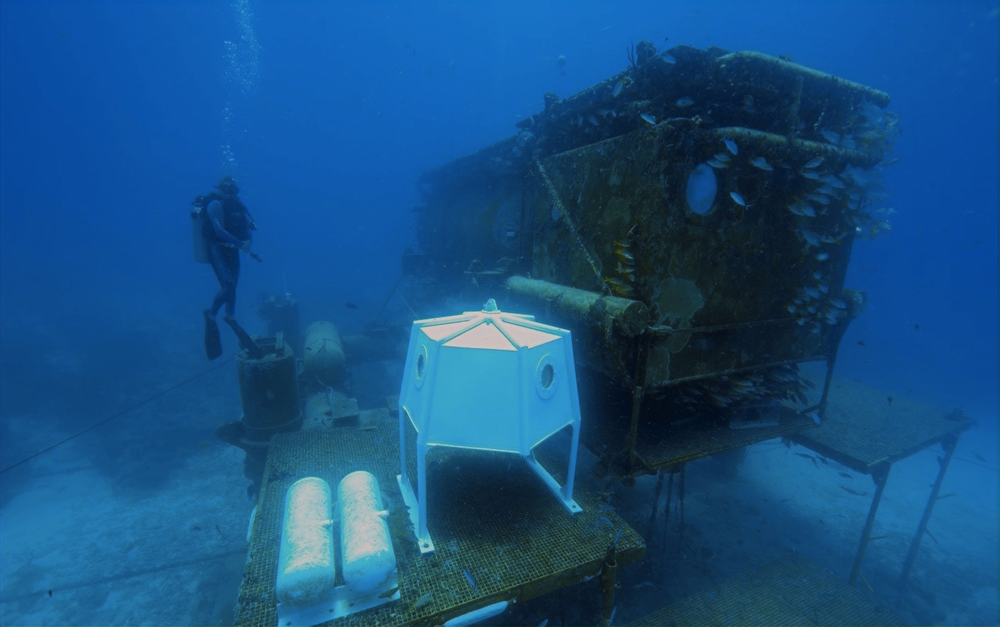
#> input picture PPT/new/10_img_.png, 1000 x 627 px, shrunk from 1280 x 803 before the run; its folder holds only this picture in this run
$ python -i FKY-WBP.py   (imports and definitions only)
#> lines starting #> are read from the running program, lines starting #| are printed output that depends on the picture
#> further down, picture is the input picture: shape (627, 1000, 3); mean B, G, R 131.2, 80.6, 22.5
import cv2
import numpy as np
import os

def FKY_white_balance_pro(img):
    '''
    动态阈值算法
    算法分为两个步骤：白点检测和白点调整。
    只是白点检测不是与完美反射算法相同的认为最亮的点为白点，而是通过另外的规则确定
    :param img: cv2.imread读取的图片数据
    :return: 返回的白平衡结果图片数据
    '''

    b, g, r = cv2.split(img)
    """
    YUV空间
    """
    def con_num(x):
        if x > 0:
            return 1
        if x < 0:
            return -1
        if x == 0:
            return 0
    yuv_img = cv2.cvtColor(img, cv2.COLOR_BGR2YCrCb)
#> yuv_img: shape (627, 1000, 3); mean of channels 0, 1, 2 69, 94.8, 163.1
    (y, u, v) = cv2.split(yuv_img)
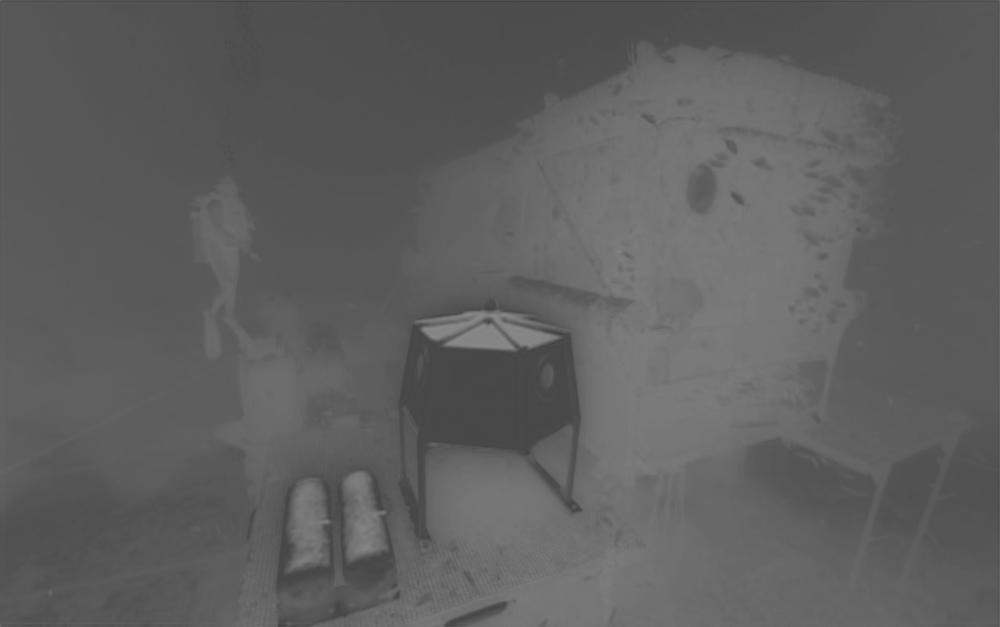
#> u: shape (627, 1000); min 61, max 139, mean 94.8
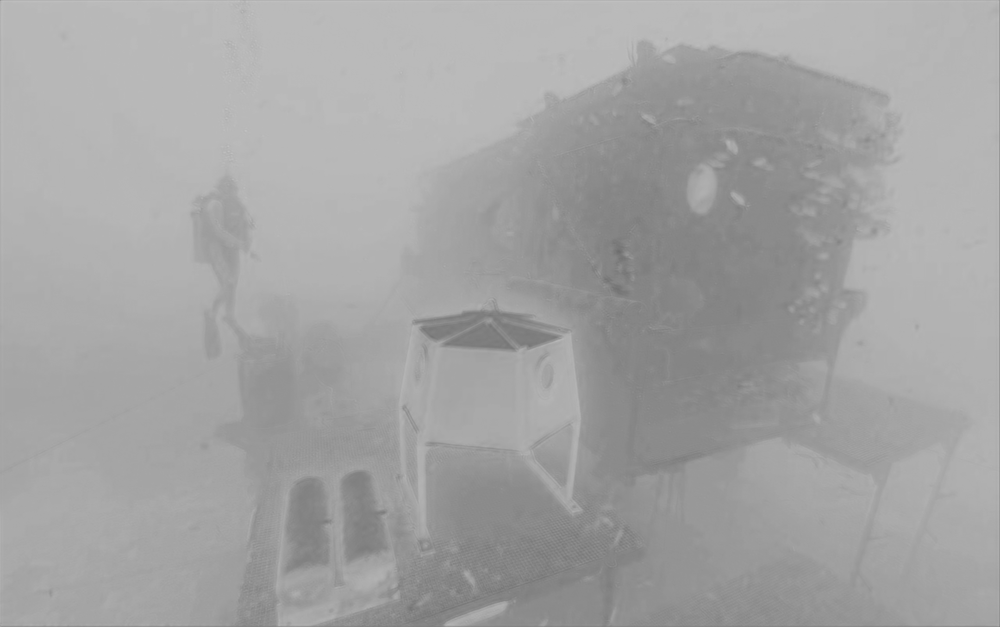
#> v: shape (627, 1000); min 109, max 193, mean 163.1
    # y, u, v = cv2.split(img)
    m, n = y.shape
#> m = 627; n = 1000
    sum_u, sum_v = 0, 0
    max_y = np.max(y.flatten())
#> max_y = 204
    # print(max_y)
    for i in range(m):
        for j in range(n):
            sum_u = sum_u + u[i][j]
            sum_v = sum_v + v[i][j]
#> after the loop, sum_u = 59455267; sum_v = 102291391

    avl_u = sum_u / (m * n)
#> avl_u = 94.82
    avl_v = sum_v / (m * n)
#> avl_v = 163.1
    du, dv = 0, 0
    # print(avl_u, avl_v)
    for i in range(m):
        for j in range(n):
            du = du + np.abs(u[i][j] - avl_u)
            dv = dv + np.abs(v[i][j] - avl_v)
#> after the loop, du = 6906341.7; dv = 8938379.7

    avl_du = du / (m * n)
#> avl_du = 11.01
    avl_dv = dv / (m * n)
#> avl_dv = 14.26
    num_y, yhistogram, ysum = np.zeros(y.shape), np.zeros(256), 0
#> yhistogram = 256 values from 0 to 0; ysum = 0
    radio = 0.5  # 如果该值过大过小，色温向两极端发展
    for i in range(m):
        for j in range(n):
            value = 0
            if np.abs(u[i][j] - (avl_u + avl_du * con_num(avl_u))) < radio * avl_du or np.abs(
                    v[i][j] - (avl_v + avl_dv * con_num(avl_v))) < radio * avl_dv:
                value = 1
            else:
                value = 0

            if value <= 0:
                continue
            num_y[i][j] = y[i][j]
            yhistogram[int(num_y[i][j])] = 1 + yhistogram[int(num_y[i][j])]
            ysum += 1
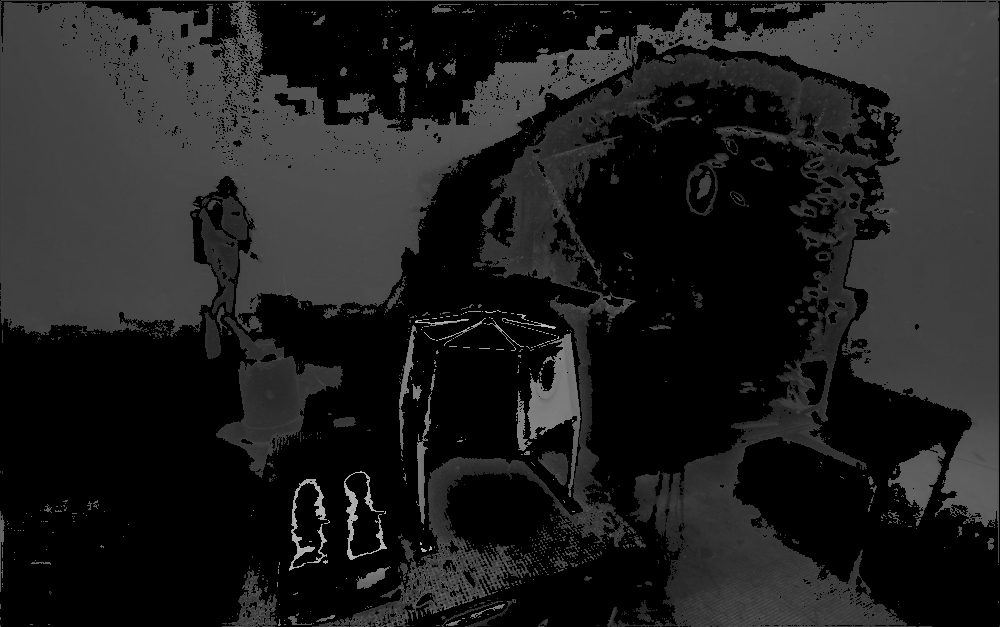
#> num_y: shape (627, 1000) float64; min 0, max 199, mean 30.4
#> after the loop, yhistogram = 256 values, max 17536 at index 64, min 0 at index 0, mean 1104.4; ysum = 282720
    # print(yhistogram.shape)
    sum_yhistogram = 0
    # hists2, bins = np.histogram(yhistogram, 256, [0, 256])
    # print(hists2)
    Y = 255
    num, key = 0, 0
    while Y >= 0:
        num += yhistogram[Y]
        if num > 0.1 * ysum:    # 取前10%的亮点为计算值，如果该值过大易过曝光，该值过小调整幅度小
            key = Y
            break
        Y = Y - 1
#> this loop made 172 passes
#> num on passes 1 to 3: 0, 0, 0
#> after the loop, Y = 84; num = 30447
    # print(key)
    sum_r, sum_g, sum_b, num_rgb = 0, 0, 0, 0
    for i in range(m):
        for j in range(n):
            if num_y[i][j] > key:
                sum_r = sum_r + r[i][j]
                sum_g = sum_g + g[i][j]
                sum_b = sum_b + b[i][j]
                num_rgb += 1
#> after the loop, num_rgb = 27779; sum_b = 5119365; sum_g = 3330798; sum_r = 1052544

    avl_r = sum_r / num_rgb
#> avl_r = 37.89
    avl_g = sum_g / num_rgb
#> avl_g = 119.9
    avl_b = sum_b / num_rgb
#> avl_b = 184.3

    for i in range(m):
        for j in range(n):
            b_point = int(b[i][j]) * int(max_y) / avl_b
            g_point = int(g[i][j]) * int(max_y) / avl_g
            r_point = int(r[i][j]) * int(max_y) / avl_r
            if b_point>255:
                b[i][j] = 255
            else:
                if b_point<0:
                    b[i][j] = 0
                else:
                    b[i][j] = b_point
            if g_point>255:
                g[i][j] = 255
            else:
                if g_point<0:
                    g[i][j] = 0
                else:
                    g[i][j] = g_point
            if r_point>255:
                r[i][j] = 255
            else:
                if r_point<0:
                    r[i][j] = 0
                else:
                    r[i][j] = r_point
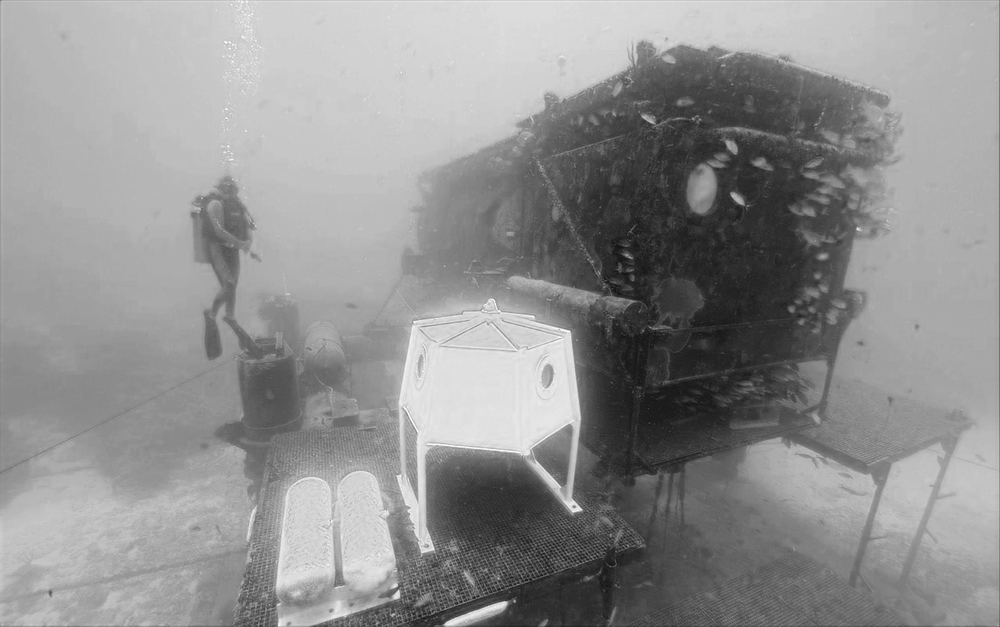
#> b: shape (627, 1000); min 16, max 255, mean 144.8
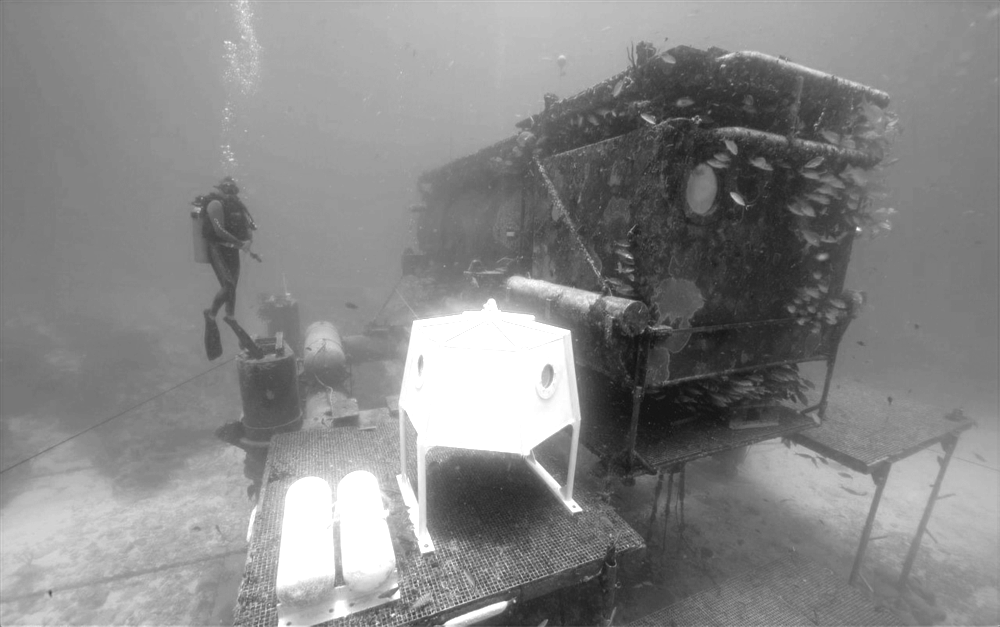
#> g: shape (627, 1000); min 18, max 255, mean 134.9
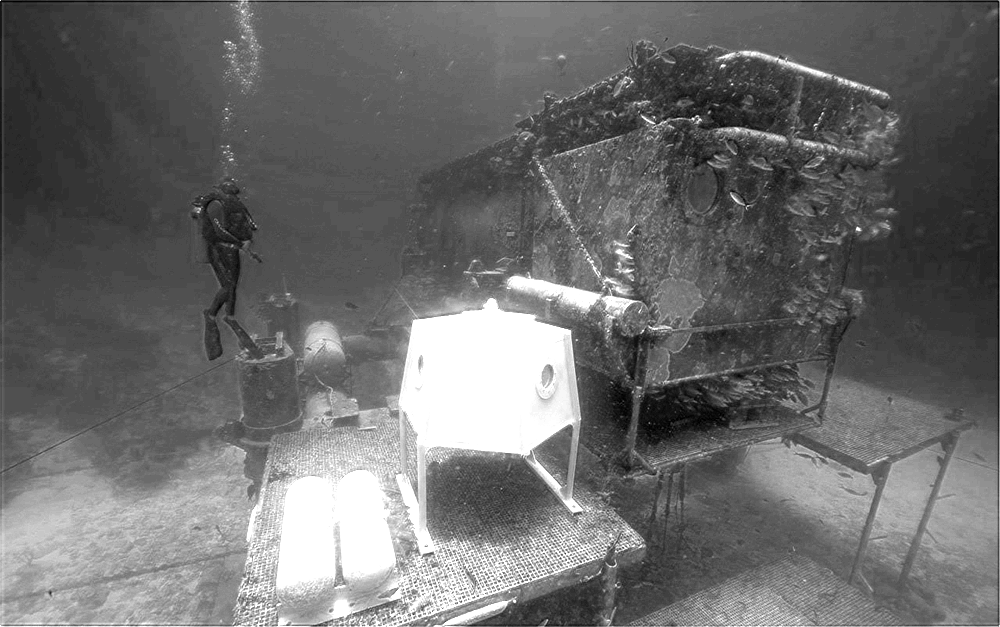
#> r: shape (627, 1000); min 0, max 255, mean 108.2

    return cv2.merge([b, g, r])
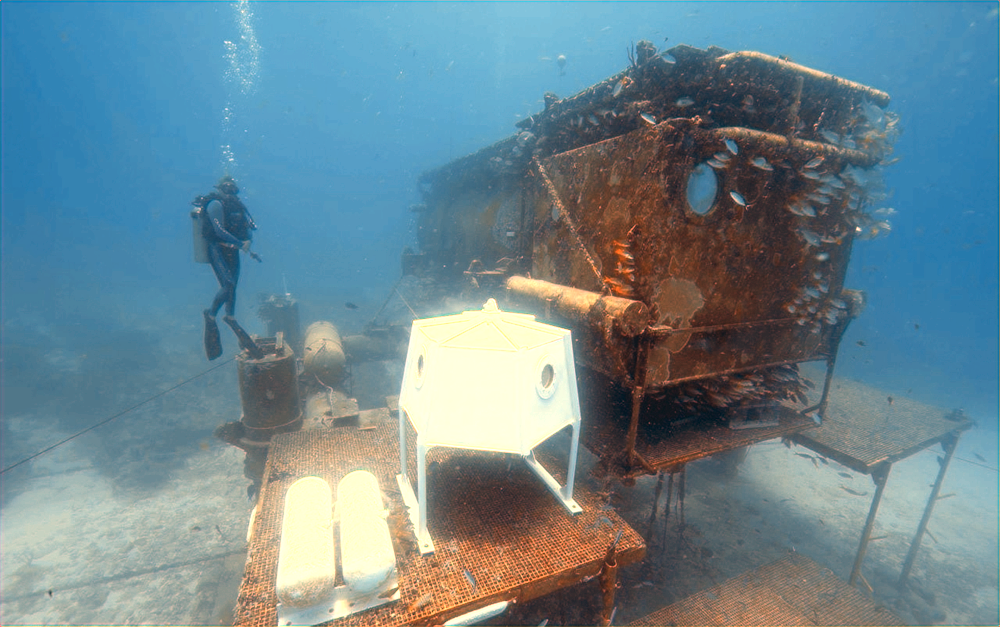
#> returned value: shape (627, 1000, 3); mean of channels 0, 1, 2 144.8, 134.9, 108.2; drawn as B, G, R

# [10 lines not run here, left out]

>>> import cv2
>>> picture = cv2.imread('../../PPT/new/10_img_.png')
>>> result = FKY_white_balance_pro(picture)
